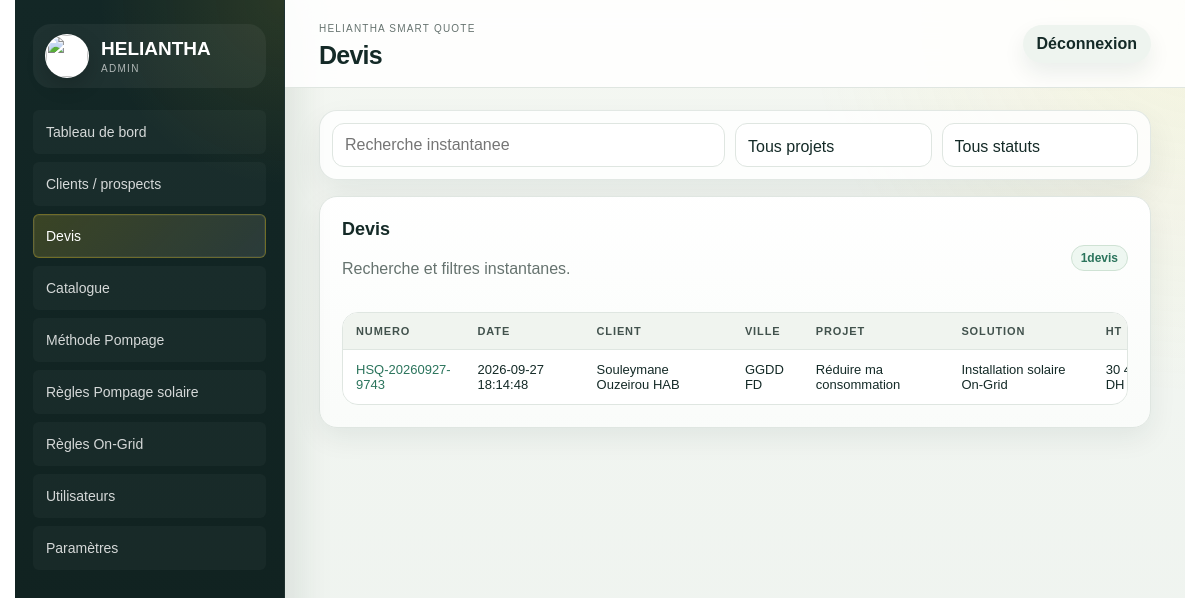
/admin/devis (signed in), run on the app's committed database.
### tables this page shows
CREATE TABLE quote_requests (
    id INTEGER PRIMARY KEY AUTOINCREMENT,
    quote_number TEXT NOT NULL UNIQUE,
    project TEXT NOT NULL,
    customer_name TEXT,
    phone TEXT,
    email TEXT,
    location TEXT,
    request_json TEXT NOT NULL,
    result_json TEXT NOT NULL,
    status TEXT NOT NULL DEFAULT 'Nouveau',
    created_at TEXT NOT NULL DEFAULT CURRENT_TIMESTAMP
, company TEXT, city TEXT, solution_name TEXT, amount_ht REAL, amount_ttc REAL, confidence INTEGER, reliability_json TEXT, calculation_detail_json TEXT, financial_breakdown_json TEXT, selected_equipment_json TEXT, calculator_versions_json TEXT, technical_parameters_json TEXT, quote_snapshot_json TEXT, technical_reference_json TEXT, bom_json TEXT, technical_configuration_json TEXT, compatibility_json TEXT, product_selections_json TEXT, selected_offer_level TEXT, updated_at TEXT);

### app/routes.py (the view)
@bp.get("/admin/devis")
def admin_quotes():
    quotes = list_quotes()
    return render_template(
        "admin/quotes.html",
        quotes=quotes,
        project_labels=PROJECT_LABELS,
        public_projects=PUBLIC_PROJECTS,
        statuses=QUOTE_STATUSES,
        filters=request.args,
    )

### app/db.py (called while the page is built)
def get_db():
    if "db" not in g:
        g.db = sqlite3.connect(current_app.config["DATABASE"])
        g.db.row_factory = sqlite3.Row
    return g.db

def ensure_schema(db=None):
    db = db or get_db()
    db.executescript(SCHEMA)
    _migrate_quote_requests(db)
    _migrate_products(db)
    _migrate_pump_curve_points(db)
    _migrate_calculation_parameters(db)
    _migrate_pumping_solar_rules(db)
    _migrate_public_tracking(db)
    _migrate_users(db)
    _seed_defaults(db)
    db.commit()

def _migrate_quote_requests(db):
    existing = {row["name"] for row in db.execute("PRAGMA table_info(quote_requests)").fetchall()}
    for column, column_type in QUOTE_COLUMNS.items():
        if column not in existing:
            db.execute(f"ALTER TABLE quote_requests ADD COLUMN {column} {column_type}")

def _migrate_products(db):
    existing = {row["name"] for row in db.execute("PRAGMA table_info(products)").fetchall()}
    for column, column_type in PRODUCT_COLUMNS.items():
        if column not in existing:
            db.execute(f"ALTER TABLE products ADD COLUMN {column} {column_type}")
    db.execute(
        """CREATE INDEX IF NOT EXISTS idx_products_catalog_lookup
        ON products(active, category, brand, stock, priority)"""
    )

def _migrate_pump_curve_points(db):
    db.execute(
        """CREATE INDEX IF NOT EXISTS idx_pump_curve_points_lookup
        ON pump_curve_points(pump_id, flow_m3_h)"""
    )

def _migrate_calculation_parameters(db):
    existing = {row["name"] for row in db.execute("PRAGMA table_info(calculation_parameters)").fetchall()}
    for column, column_type in CALCULATION_PARAMETER_COLUMNS.items():
        if column not in existing:
            db.execute(f"ALTER TABLE calculation_parameters ADD COLUMN {column} {column_type}")

def _migrate_pumping_solar_rules(db):
    existing = {row["name"] for row in db.execute("PRAGMA table_info(pumping_solar_rules)").fetchall()}
    for column, column_type in PUMPING_SOLAR_RULE_COLUMNS.items():
        if column not in existing:
            db.execute(f"ALTER TABLE pumping_solar_rules ADD COLUMN {column} {column_type}")
    db.execute(
        """CREATE INDEX IF NOT EXISTS idx_pumping_solar_rules_lookup
        ON pumping_solar_rules(active, rule_type, pump_cv, panel_power_w, drive_power_kw, phase, sort_order)"""
    )

def dumps(value):
    return json.dumps(value, ensure_ascii=False)

### templates/admin/quotes.html (shortened to what this page needs)
{% extends "admin/base.html" %}
{% block page_title %}Devis{% endblock %}
{% block content %}
<form class="filters quote-filters quote-filter-panel" method="get" data-live-quote-filters>
  <input name="q" value="{{ filters.get('q', '') }}" placeholder="Recherche instantanee">
  <select name="project" aria-label="Projet">
    <option value="">Tous projets</option>
  </select>
  <select name="status" aria-label="Statut">
    <option value="">Tous statuts</option>
  </select>
</form>
<section class="panel quotes-panel">
  <div class="panel-head">
    <div>
      <h2>Devis</h2>
      <p class="muted">Recherche et filtres instantanes.</p>
    </div>
    <span class="status"><span data-live-quote-count>{{ quotes|length }}</span> devis</span>
  </div>
  <div class="table-wrap quotes-table-wrap">
    <table>
      <thead>
        <tr>
          <th>Numero</th>
          <th>Date</th>
          <th>Client</th>
          <th>Ville</th>
          <th>Projet</th>
          <th>Solution</th>
          <th>HT</th>
        </tr>
      </thead>
      <tbody>
        {% for q in quotes %}
        <tr
          data-quote-row
          data-project="{{ q.project or '' }}"
          data-status="{{ q.status or '' }}"
          data-search="{{ [q.quote_number, q.customer_name, q.phone, q.email, q.location, q.city, project_labels.get(q.project, q.project), q.solution_name, q.status]|select|join(' ')|lower }}"
        >
          <td><a href="{{ url_for('main.admin_quote_detail', quote_id=q.id) }}">{{ q.quote_number }}</a></td>
          <td>{{ q.created_at }}</td>
          <td>{{ q.customer_name or "-" }}</td>
          <td>{{ q.location or q.city or "-" }}</td>
          <td>{{ project_labels.get(q.project, q.project) }}</td>
          <td>{{ q.solution_name or "-" }}</td>
          <td>{{ "{:,.0f}".format(q.amount_ht or 0).replace(",", " ") }} DH</td>
        </tr>
        {% else %}
        <tr data-quote-empty><td colspan="8">Aucun devis trouve.</td></tr>
        {% endfor %}
      </tbody>
    </table>
  </div>
</section>
{% endblock %}

### static/css/admin.css (style rules this page uses)
:root { --ink:#142a27;--muted:#66736f;--line:#dfe6e1;--paper:#f6f7f1;--white:#fff;--yellow:#f4d229;--green:#164b3d;--green2:#2b745c;--blue:#e3f0f5;--danger:#b42318;--warn:#9a6700;--shadow:0 18px 50px rgba(17,45,38,.12) }
html { scroll-behavior:smooth;overscroll-behavior-y:none;scrollbar-gutter:stable both-edges }
* { box-sizing:border-box }
body { margin:0;color:var(--ink);font-family:Arial,Helvetica,sans-serif;background:var(--paper);overflow-x:clip;min-width:320px }
a { color:var(--green2);text-decoration:none }
input,select,textarea,button { font:inherit;max-width:100%;min-width:0;touch-action:manipulation }
input,select,textarea { -webkit-appearance:none;appearance:none }
input:not([type="checkbox"]):not([type="radio"]),select,textarea { line-height:1.45 }
main,section,article,aside,header,footer,nav,form { min-width:0 }
.admin-app { display:grid;grid-template-columns:270px 1fr;min-height:100vh }
.stat-grid article,.panel { background:white;border:1px solid var(--line);border-radius:8px;box-shadow:0 4px 14px rgba(17,45,38,.04) }
.panel { padding:20px;margin-bottom:18px }
.panel h2 { font-size:18px;margin:0 0 16px }
.panel-head { display:flex;align-items:center;justify-content:space-between;gap:15px }
.table-wrap { overflow:auto;border:1px solid var(--line);border-radius:7px;-webkit-overflow-scrolling:touch;overscroll-behavior:contain }
table { width:100%;border-collapse:collapse;min-width:820px;background:white }
th,td { padding:12px 13px;border-bottom:1px solid var(--line);text-align:left;vertical-align:top;font-size:13px;overflow-wrap:anywhere;word-break:break-word }
th { background:#f0f4ef;color:#42524d;font-size:11px;text-transform:uppercase;letter-spacing:.08em }
tr:last-child td { border-bottom:0 }
.filters { display:grid;grid-template-columns:2fr 1fr 1fr auto auto;gap:10px;margin-bottom:16px }
.filters input,.filters select,.form-grid input,.form-grid textarea,.detail-actions select,.table-input { border:1px solid var(--line);border-radius:6px;background:white;color:var(--ink);padding:11px 12px;max-width:100%;min-width:0 }
.status,.badge { display:inline-flex;align-items:center;border-radius:999px;background:#edf5ef;color:var(--green);padding:5px 9px;font-size:12px;font-weight:700 }
.muted { color:var(--muted);line-height:1.6;overflow-wrap:anywhere }
body { background: radial-gradient(circle at top right, rgba(244,210,41,.10), transparent 28%), linear-gradient(180deg, #f4f7f2 0%, #eef3ef 100%); }
.stat-grid article, .panel, .parameter-card, .config-section-card, .selection-card, .compatibility-card, .offer-grid article, .login-card, .pdf-sheet { border-radius: 18px; box-shadow: 0 10px 28px rgba(17,45,38,.07); }
.panel { padding: 22px; background: linear-gradient(180deg, rgba(255,255,255,.98) 0%, rgba(250,252,250,.96) 100%); }
.panel-head { margin-bottom: 14px; }
.table-wrap { border-radius: 16px; box-shadow: inset 0 0 0 1px rgba(223,230,225,.65); }
table { min-width: 900px; }
th { position: sticky; top: 0; z-index: 1; }
.badge, .status { background: #eef7f1; color: var(--green2); border: 1px solid #cfe2d4; }
.quote-filter-panel { grid-template-columns:2fr 1fr 1fr; align-items:center; background:rgba(255,255,255,.82); border:1px solid rgba(223,230,225,.9); border-radius:18px; padding:12px; box-shadow:0 14px 32px rgba(17,45,38,.07); }
.quote-filter-panel input, .quote-filter-panel select { height:44px; border-radius:12px; }
.quotes-panel { border-radius:18px; }
.quotes-panel .panel-head h2 { margin-bottom:4px; }

### data on the page
quote_requests: quote_number "HSQ-20260927-9743", created_at "2026-09-27 18:14:48", customer_name "Souleymane Ouzeirou HAB", location "GGDDFD", get "Réduire ma consommation", solution_name "Installation solaire On-Grid", amount_ht "30…"

### other printed values
{{ quotes|length }} "1"
